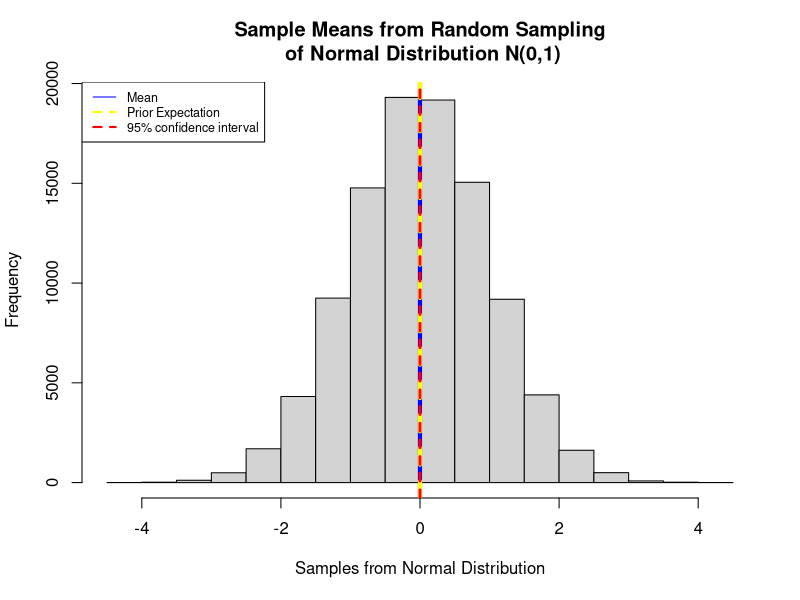
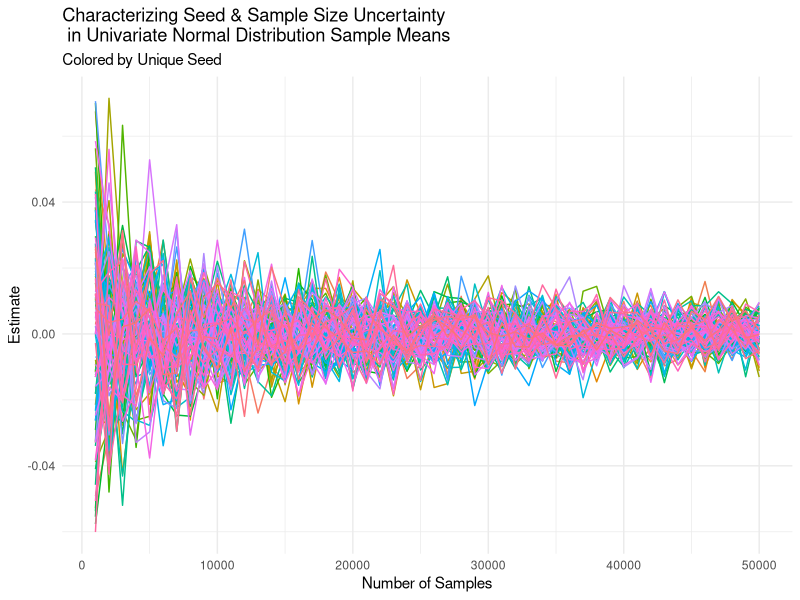
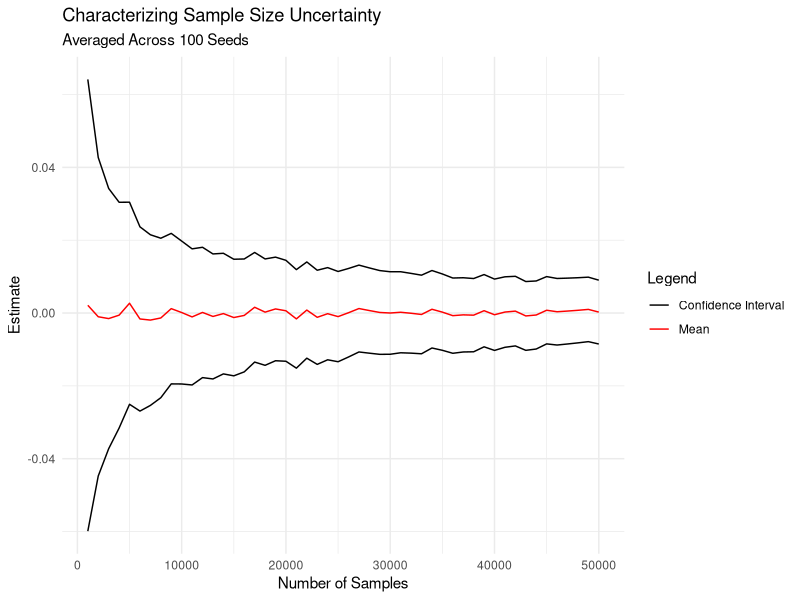

Recreate these plots in R, in order. (Note: a time limit stopped this script after it produced the figures.)
############################################
##  file: MOShea_PS2.R
## Written on R Version 2024.12.0+467
######################################################
##  Maggie O'Shea
##  copyright by the author
##  distributed under the GNU general public license
##  https://www.gnu.org/licenses/gpl.html
##  no warranty (see license details at the link above)
######################################################
##   Course: Bayesian Statistical Modeling & Computation
##   Professor Klaus Keller
##   January 24, 2025
##   Problem Set #2
##################################################
# contact: margaret.oshea.gr@dartmouth.edu
##################################################
# sources:
# - Applegate, P. J., & Keller, K. (Eds.). (2016). Risk analysis in the Earth Sciences: A Lab manual. 2nd edition. Leanpub. Retrieved from https://leanpub.com/raes
# - Callahan, C. W. & Mankin, J. S. Globally unequal effect of extreme heat on economic growth. Science Advances 8, eadd3726 (2022).
# - Gottlieb, A. R. & Mankin, J. S. Evidence of human influence on Northern Hemisphere snow loss. Nature 625, 293–300 (2024).
# - coin.R file from 'Bayesian Stats' course with Dr. Klaus Keller
# - R help files accessed through R-studio for syntax
# - Class discussions in Bayesian Statistical Modeling & Computation, Dartmouth College, Winter 2025
# - Online R coding help, namely: 
#   - For loops: https://www.w3schools.com/r/r_for_loop.asp
#   - Binary Variable: https://stackoverflow.com/questions/19970009/create-binary-column-0-1-based-on-condition-in-another-column
#   - Slice_min: https://stackoverflow.com/questions/24070714/extract-row-corresponding-to-minimum-value-of-a-variable-by-group
# - Conversation with Alexis Hudes (specifically for B) and Anna Valentine (about convergence)
####################################################

## Packages ##
install.packages("ggplot2")
install.packages("dplyr")
library(ggplot2)
library(dplyr)

### Instructions: ###
## Question 4A. Use Monte Carlo method to determine the mean and 95 Percentile from known univariate normal distribution: Mean of zero and SD of one with one seed and one sample size:

# define a seed for reproducibility
set.seed(930)

# Number of trials 
n_trials <- 10^5

samples <- rnorm(n_trials, 0, 1)

# Find the mean #
mean = mean(samples)
print(mean)

# 95% confidence interval: #
standard_deviation = sd(samples)
sqrt_n = sqrt(n_trials)
CI_95_upper = mean+(1.96*(standard_deviation/sqrt_n))
CI_95_lower = mean-(1.96*(standard_deviation/sqrt_n))
print(paste("95% Confidence Interval Upper Bound: ", CI_95_upper))
print(paste("95% Confidence Interval Lower Bound: ", CI_95_lower))

# Plot Results from one Sample #
hist(samples, main = "", xlab = "Samples from Normal Distribution") 
abline(v=mean,col="blue",lty=1,lwd=4)
abline(v=0,col="yellow",lty=2,lwd=4)
abline(v=CI_95_lower, col="red", lty=2, lwd=2)
abline(v=CI_95_upper, col="red", lty=2, lwd=2)
legend("topleft", c("Mean","Prior Expectation",
                    "95% confidence interval"),
       lwd=c(1,2,2), lty=c(1,2,2), col=c("blue","yellow","red"), cex=0.75)
title(main="Sample Means from Random Sampling\n of Normal Distribution N(0,1)")

## Characterize Uncertainty from Sample Size and Seed ##

# Vary seed and sample size
seeds <- seq.int(930, 1030, by = 1) # 100 seeds
sample_sizes <- seq.int(1000, 50000, by = 1000) # 500 sample sizes

# Prepare dataframe to save results from each seed and sample size combination
mean_df <- data.frame(
  seed = integer(),
  sample_size = integer(),
  mu = numeric(),
  CI_upper = numeric(),
  CI_lower = numeric()
)

# for each seed
for (seed in seeds) {
  set.seed(seed)
  
  # for each sample size
  for (size in sample_sizes){
    samples <- rnorm(size, 0, 1)
    
    # calculate the mean
    mean = mean(samples)
    
    # calculate CI
    standard_deviation = sd(samples)
    sqrt_n = sqrt(size)
    CI_95_upper = mean+(1.96*(standard_deviation/sqrt_n))
    CI_95_lower = mean-(1.96*(standard_deviation/sqrt_n))
    
    # append this data to the dataframe as a new row
    mean_df <- rbind(mean_df, data.frame(seed = seed, sample_size = size, mu = mean, CI_upper = CI_95_upper,  CI_lower = CI_95_lower))
    
    
  }
}

# Plot with ggplot2 the results from 500 sample sizes and 100 seeds
ggplot(data = mean_df, aes(x = sample_size, y =mu, color = factor(seed), group = seed)) + 
  geom_line() +  
  labs(title = "Characterizing Seed & Sample Size Uncertainty\n in Univariate Normal Distribution Sample Means",
       subtitle = "Colored by Unique Seed",
       x = "Number of Samples",
       y = "Estimate",
       color = "Seed") + 
  theme_minimal() +  
  theme(legend.position = "none")  

## Creating a "mean" dataframe which takes the average CI and mean across all seeds
CI_mean <- mean_df %>%
  group_by(sample_size) %>%
  summarise(avg_upperCI = mean(CI_upper),
            avg_lowerCI = mean(CI_lower),
            avg_mu = mean(mu))

CI_mean$differencefromtruth = (0-CI_mean$avg_mu)

colors <- c("Mean" = "red", "Confidence Interval" = "black")

ggplot(data = CI_mean, aes(x = sample_size)) + 
  geom_line(data = CI_mean, aes(y = avg_upperCI))+
  geom_line(data = CI_mean, aes(y = avg_lowerCI, color = 'Confidence Interval'))+
  geom_line(data = CI_mean, aes(y = avg_mu, color = 'Mean'))+

  labs(title = "Characterizing Sample Size Uncertainty",
       subtitle = "Averaged Across 100 Seeds",
       x = "Number of Samples",
       y = "Estimate",
       color = "Legend") + 
  theme_minimal() +  
  theme(legend.position = "right")   +
  scale_color_manual(values = colors)

### Instructions: ###
## Quesion 4B. Determine the value of pi with your estimated uncertainties ##
# Sources of uncertainty to characterize: sample size and seeds

# Vary number of samples and seeds
seeds <- seq.int(930, 1130, by = 1) # 200 seeds
sample_sizes <- seq.int(100, 10000, by = 100) # number of trials in each seed sample

# Prep dataframe to hold results with different seeds and sample sizes 
results_df <- data.frame(
  seed = integer(),
  sample_size = integer(),
  pi_estimate = numeric()
)

# for each seed
for (seed in seeds) {
  set.seed(seed)
  # for each sample size
  for (sample in sample_sizes){
    # sample size is the number of trials in each seed run
    # The number of trials is the number of samples in the circle/square space
    sample_size=sample
    n_trials <- seq.int(0, sample_size, by = 1) 
    
    # prep circle and square variables to be able to add up the number of circle points vs square points
    circle <- 0
    square <- 0
    
    
    for (trial in n_trials) {
      # include print statement if interested in tracking which trial run
      #print(paste("running trial #", trial))
      n = 1 # 1 xy combo per trial
      
      # random number in uniform distribution from 1 to -1
      x_point <- runif(n, -1, 1)
      y_point <- runif(n, -1,1)
      
      # calculate the distance between random xy point and origin
      distance_from_origin = sqrt(x_point^2 + y_point^2)
      
      # if distance is less than radius 1, then it's in the circle, otherwise in square 
      if (distance_from_origin <= 1){
        circle = circle +1}
      else
        square = square +1 }
    
    
    # proportion of circle in this space. 
    # The denominator is square + circle because anywhere in circle is also in square
    circle_prop = circle/(square+circle)
    pi_value = circle_prop*4
    
    # append results from this run to the dataframe for results
    results_df <- rbind(results_df, data.frame(seed = seed, sample_size = sample_size, pi_estimate = pi_value))
    
    
  }
  }


# Estimating Convergence...
# Find the smallest sample size at which point the different between the truth is within 0.001
earliest_meeting_threshold <- results_df %>%
  group_by(seed) %>%  # Group by the seed column
  filter(pi_estimate >= pi - 0.001 & pi_estimate <= pi + 0.001) %>% 
  slice_min(order_by = sample_size) # filter for only columns that meet threshold


# plot results from each seed and sample size using ggplot2
ggplot(data = results_df, aes(x = sample_size, y = pi_estimate, color = factor(seed), group = seed)) + 
  geom_line() +  
  labs(title = "Characterizing Seed & Sample Size Uncertainty in Estimates of Pi",
       subtitle = "Colored by Unique Seed",
       x = "Number of Samples",
       y = "Estimated Pi Value",
       color = "Seed") +  # Label for the color legend
  theme_minimal() +  
  theme(legend.position = "none")  

# calculate mean pi estimates and CI across all seeds, grouped by sample sizes
mean_pi_df <- results_df %>%
  group_by(sample_size) %>%
  summarise(sd_pi = sd(pi_estimate), 
            mean_pi = mean(pi_estimate),
            # sqrt(100) is the sqrt of n, the number of seeds per sample size
            avg_upperCI = mean_pi+(1.96*sd_pi/(sqrt(100))),
            avg_lowerCI = mean_pi-(1.96*sd_pi/(sqrt(100))))

# Find where the pi estimate is within a threshold of true pi (0.001)
mean_pi_df$difference_from_truepi = abs(pi-mean_pi_df$mean_pi)
mean_pi_df$meetsthreshold <- ifelse(mean_pi_df$difference_from_truepi<=0.001, 1, 0)


# Plot results from average mean and CI by sample size
colors <- c("Mean" = "red", "Confidence Interval" = "black")

ggplot(data = mean_pi_df, aes(x = sample_size)) + 
  geom_line(data = mean_pi_df, aes(y = avg_upperCI))+
  geom_line(data = mean_pi_df, aes(y = avg_lowerCI, color = 'Confidence Interval'))+
  geom_line(data = mean_pi_df, aes(y = mean_pi, color = 'Mean'))+
  # Add line for true pi
  #geom_hline(yintercept= pi, color = "blue", size=0.5) + 
  
  labs(title = "Characterizing Sample Size Uncertainty",
       subtitle = "Averaged Across 200 Seeds",
       x = "Number of Samples",
       y = "Pi Estimate",
       color = "Legend") + 
  theme_minimal() +  
  theme(legend.position = "right")   +
  scale_color_manual(values = colors)
